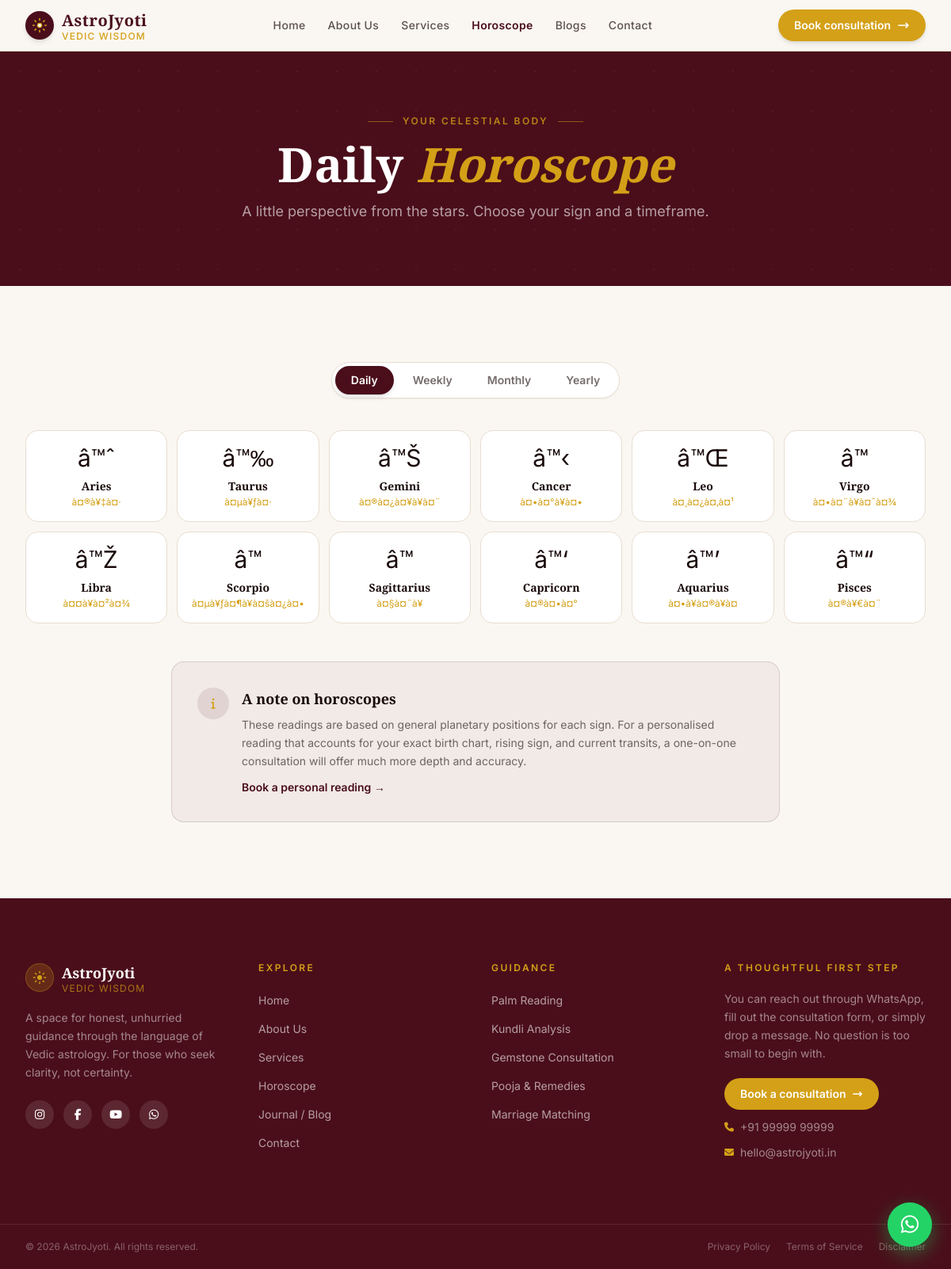
The app's page /pages/horoscope.php with its own data.
### tables this page shows
CREATE TABLE IF NOT EXISTS `horoscopes` (
  `id` INT UNSIGNED NOT NULL AUTO_INCREMENT,
  `sign` VARCHAR(50) NOT NULL,
  `sign_hindi` VARCHAR(50) NOT NULL,
  `symbol` VARCHAR(10) NOT NULL,
  `sign_order` TINYINT UNSIGNED NOT NULL DEFAULT 0,
  `daily_reading` TEXT NOT NULL,
  `weekly_reading` TEXT NOT NULL,
  `monthly_reading` TEXT NOT NULL,
  `yearly_reading` TEXT NOT NULL,
  PRIMARY KEY (`id`)
);

### pages/horoscope.php (the view, shortened to what this page needs)
<?php
$db = getDB();
$signs = [];
$result = $db->query("SELECT * FROM horoscopes ORDER BY sign_order ASC");
if ($result) { while ($row = $result->fetch_assoc()) $signs[] = $row; }
$selectedSign = null;
$signParam = isset($_GET['sign']) ? trim($_GET['sign']) : '';
$periodParam = isset($_GET['period']) ? trim($_GET['period']) : 'daily';
?>
<!DOCTYPE html>
<html lang="en">
<head>
    <link rel="stylesheet" href="https://cdnjs.cloudflare.com/ajax/libs/font-awesome/6.5.0/css/all.min.css" />
    <script src="https://cdn.tailwindcss.com"></script>
</head>
<body class="bg-cream">
    <?php include __DIR__ . '/../components/navbar.php'; ?>
    <section class="bg-maroon py-20 relative overflow-hidden">
        <div class="absolute inset-0" style="background-image: radial-gradient(circle, rgba(212,160,23,0.08) 1px, transparent 1px); background-size: 50px 50px;"></div>
        <div class="relative max-w-4xl mx-auto px-4 sm:px-6 lg:px-8 text-center">
            <div class="flex items-center justify-center gap-3 mb-4">
                <div class="h-px w-8 bg-gold/50"></div>
                <span class="text-gold/80 text-xs font-semibold tracking-[0.2em] uppercase font-inter">Your Celestial Body</span>
                <div class="h-px w-8 bg-gold/50"></div>
            </div>
            <h1 class="font-playfair text-4xl sm:text-5xl lg:text-6xl font-bold text-white mb-4">
                Daily <span class="text-gold italic">Horoscope</span>
            </h1>
            <p class="text-white/60 font-inter text-lg max-w-2xl mx-auto">
                A little perspective from the stars. Choose your sign and a timeframe.
            </p>
        </div>
    </section>
    <section class="py-16 lg:py-24">
        <div class="max-w-7xl mx-auto px-4 sm:px-6 lg:px-8">
            <div class="flex justify-center mb-10">
                <div class="inline-flex bg-white border border-border rounded-full p-1 gap-1 shadow-sm">
                    <?php foreach (['daily' => 'Daily', 'weekly' => 'Weekly', 'monthly' => 'Monthly', 'yearly' => 'Yearly'] as $key => $label): ?>
                    <a href="?<?= $signParam ? 'sign='.urlencode($signParam).'&' : '' ?>period=<?= $key ?>"
                       class="px-5 py-2 rounded-full text-sm font-semibold transition-all duration-200 font-inter <?= $periodParam === $key ? 'bg-maroon text-white shadow-md' : 'text-dark/60 hover:text-maroon' ?>">
                        <?= $label ?>
                    </a>
                    <?php endforeach; ?>
                </div>
            </div>
            <?php if ($selectedSign): ?>
            <div class="max-w-3xl mx-auto">
                <a href="/astro/pages/horoscope.php?period=<?= $periodParam ?>" class="inline-flex items-center gap-2 text-maroon/70 hover:text-maroon text-sm font-inter mb-8 transition-colors">
                    <svg class="w-4 h-4" fill="none" viewBox="0 0 24 24" stroke="currentColor" stroke-width="2"><path stroke-linecap="round" stroke-linejoin="round" d="M15 19l-7-7 7-7"/></svg>
                    All signs
                </a>
                <div class="bg-white border border-border rounded-2xl p-8 lg:p-10 shadow-sm">
                    <div class="flex items-center gap-6 mb-8">
                        <div class="text-6xl"><?= $selectedSign['symbol'] ?></div>
                        <div>
                            <div class="font-playfair text-3xl font-bold text-dark"><?= htmlspecialchars($selectedSign['sign']) ?></div>
                            <div class="text-gold font-inter text-lg mt-1"><?= htmlspecialchars($selectedSign['sign_hindi']) ?></div>
                            <span class="inline-block mt-2 bg-maroon/10 text-maroon text-xs font-semibold px-3 py-1 rounded-full font-inter"><?= ucfirst($periodParam) ?> Reading</span>
                        </div>
                    </div>
                    <div class="border-t border-border pt-6">
                        <p class="text-dark/70 font-inter text-base leading-loose">
                            <?= htmlspecialchars($selectedSign[$periodParam . '_reading']) ?>
                        </p>
                    </div>
                    <div class="mt-8 pt-6 border-t border-border">
                        <p class="text-dark/50 text-sm font-inter mb-4">Want a personalised reading based on your complete birth chart?</p>
                        <a href="/astro/pages/contact.php" class="inline-flex items-center gap-2 bg-gold hover:bg-gold/90 text-white font-semibold px-6 py-3 rounded-full text-sm shadow-md transition-colors group">
                            Book a consultation
                            <svg class="w-4 h-4 group-hover:translate-x-1 transition-transform" fill="none" viewBox="0 0 24 24" stroke="currentColor" stroke-width="2.5"><path stroke-linecap="round" stroke-linejoin="round" d="M17 8l4 4m0 0l-4 4m4-4H3"/></svg>
                        </a>
                    </div>
                </div>
            </div>
            <?php else: ?>
            <div class="grid grid-cols-2 sm:grid-cols-3 md:grid-cols-4 lg:grid-cols-6 gap-3">
                <?php foreach ($signs as $sign): ?>
                <a href="?sign=<?= urlencode($sign['sign']) ?>&period=<?= $periodParam ?>"
                   class="group flex flex-col items-center gap-2 p-4 bg-white border border-border rounded-2xl hover:border-gold hover:bg-gold/5 hover:shadow-md transition-all duration-200 text-center">
                    <span class="text-3xl group-hover:scale-110 transition-transform duration-200"><?= $sign['symbol'] ?></span>
                    <div>
                        <div class="font-playfair font-bold text-dark text-sm group-hover:text-maroon transition-colors"><?= htmlspecialchars($sign['sign']) ?></div>
                        <div class="text-gold text-xs font-inter mt-0.5"><?= htmlspecialchars($sign['sign_hindi']) ?></div>
                    </div>
                </a>
                <?php endforeach; ?>
            </div>
            <div class="mt-12 bg-maroon/5 border border-maroon/15 rounded-2xl p-6 lg:p-8 max-w-3xl mx-auto">
                <div class="flex items-start gap-4">
                    <div class="w-10 h-10 rounded-full bg-maroon/10 flex items-center justify-center flex-shrink-0">
                        <i class="fas fa-info text-gold text-sm"></i>
                    </div>
                    <div>
                        <h3 class="font-playfair font-bold text-dark text-lg mb-2">A note on horoscopes</h3>
                        <p class="text-dark/60 font-inter text-sm leading-relaxed">
                            These readings are based on general planetary positions for each sign. For a personalised reading that accounts for your exact birth chart, rising sign, and current transits, a one-on-one consultation will offer much more depth and accuracy.
                        </p>
                        <a href="/astro/pages/contact.php" class="inline-flex items-center gap-1.5 text-maroon text-sm font-semibold mt-3">
                            Book a personal reading →
                        </a>
                    </div>
                </div>
            </div>
            <?php endif; ?>
        </div>
    </section>
    <?php include __DIR__ . '/../components/footer.php'; ?>
</body>
</html>

### pages/horoscope.php (style rules this page uses)
* { box-sizing: border-box; }
html { scroll-behavior: smooth; }
body { font-family: 'Inter', sans-serif; color: #1A0A0A; }

### records on screen
horoscopes: symbol "â™ˆ", sign "Aries", sign_hindi "à¤®à¥‡à¤·"
horoscopes: symbol "â™‰", sign "Taurus", sign_hindi "à¤µà¥ƒà¤·"
horoscopes: symbol "â™Š", sign "Gemini", sign_hindi "à¤®à¤¿à¤¥à¥à¤¨"
horoscopes: symbol "â™‹", sign "Cancer", sign_hindi "à¤•à¤°à¥à¤•"
horoscopes: symbol "â™Œ", sign "Leo", sign_hindi "à¤¸à¤¿à¤‚à¤¹"
horoscopes: symbol "â™", sign "Virgo", sign_hindi "à¤•à¤¨à¥à¤¯à¤¾"
horoscopes: symbol "â™Ž", sign "Libra", sign_hindi "à¤¤à¥à¤²à¤¾"
horoscopes: symbol "â™", sign "Scorpio", sign_hindi "à¤µà¥ƒà¤¶à¥à¤šà¤¿à¤•"
horoscopes: symbol "â™", sign "Sagittarius", sign_hindi "à¤§à¤¨à¥"
horoscopes: symbol "â™‘", sign "Capricorn", sign_hindi "à¤®à¤•à¤°"
horoscopes: symbol "â™’", sign "Aquarius", sign_hindi "à¤•à¥à¤®à¥à¤­"
horoscopes: symbol "â™“", sign "Pisces", sign_hindi "à¤®à¥€à¤¨"

### other values on screen
$label "Daily"
$label "Weekly"
$label "Monthly"
$label "Yearly"
